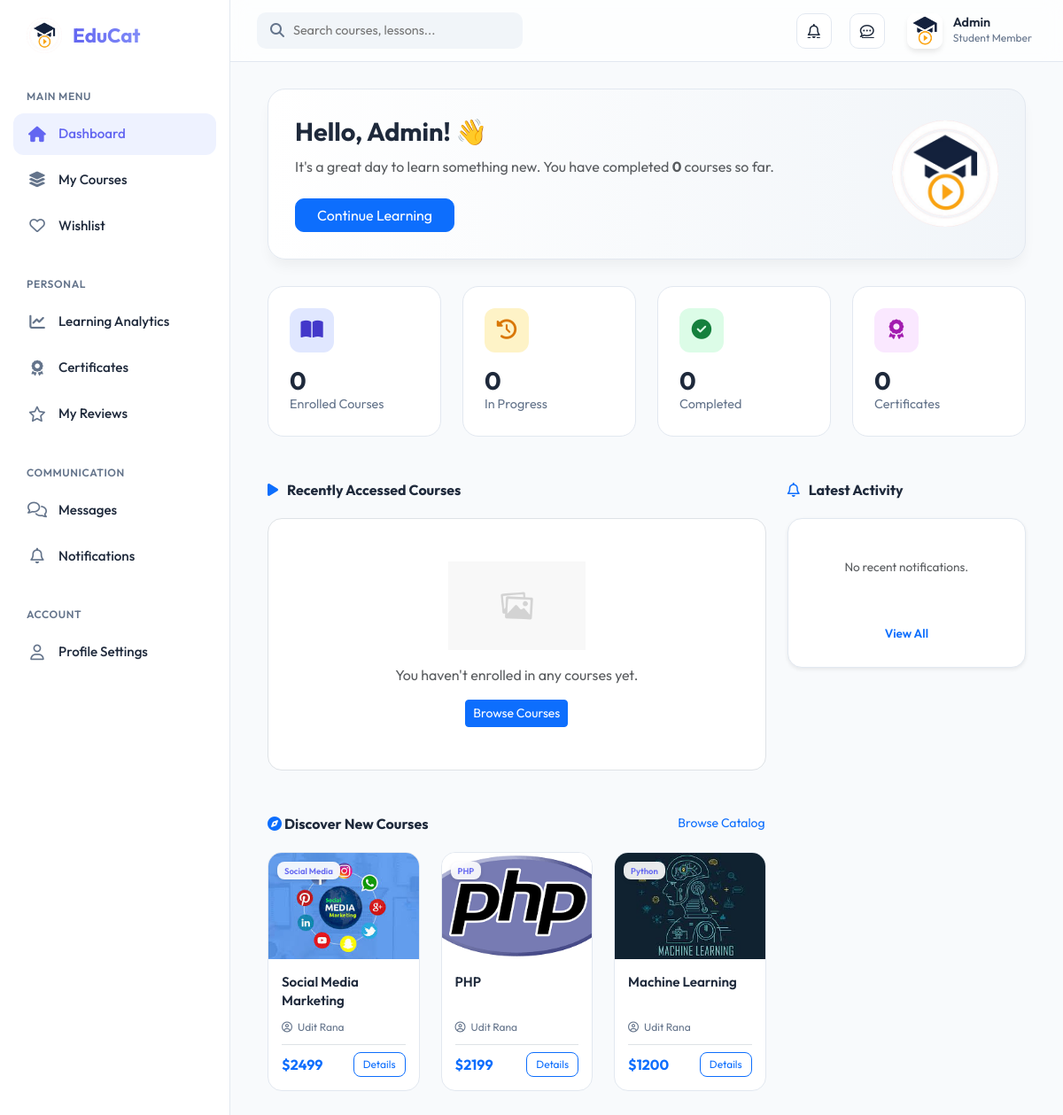
/student/index.php (signed in), run on the app's committed database.
### tables this page shows
CREATE TABLE `user_master` (
  `user_id` int(200) NOT NULL,
  `user_name` varchar(200) NOT NULL,
  `user_email` varchar(200) NOT NULL,
  `user_contact_number` bigint(200) NOT NULL,
  `user_password` varchar(200) NOT NULL,
  `user_profile_photo` varchar(200) NOT NULL DEFAULT 'assets/img/EduCat (4).png',
  `role` int(10) NOT NULL,
  `user_status` tinyint(1) DEFAULT 1,
  `isVerified` int(10) NOT NULL,
  `isActive` int(10) NOT NULL,
  `registration_date` varchar(200) NOT NULL
);

CREATE TABLE `course_master` (
  `course_id` int(200) NOT NULL,
  `course_name` varchar(200) NOT NULL,
  `course_image` varchar(200) NOT NULL DEFAULT 'assets/img/notfound.png',
  `course_instructor` int(200) NOT NULL,
  `course_description` varchar(255) NOT NULL,
  `course_language` int(200) NOT NULL,
  `course_price` int(200) NOT NULL,
  `course_discount` int(255) NOT NULL DEFAULT 0,
  `course_category` varchar(200) NOT NULL,
  `course_chapters` int(200) NOT NULL DEFAULT 0,
  `course_demo_lecture` varchar(255) NOT NULL,
  `course_videos` int(200) NOT NULL,
  `course_approved_by_admin` int(200) NOT NULL,
  `course_status` tinyint(1) DEFAULT 1,
  `course_purchases` int(200) NOT NULL,
  `course_lanuched_on` varchar(200) NOT NULL,
  `course_last_updated_on` varchar(200) NOT NULL,
  `course_completion_number` int(200) NOT NULL,
  `course_rating` int(11) NOT NULL
);

CREATE TABLE `course_category_master` (
  `course_category_id` int(200) NOT NULL,
  `course_category_name` varchar(200) NOT NULL,
  `category_description` text DEFAULT NULL,
  `category_status` tinyint(1) DEFAULT 1,
  `course_category_owner` int(255) NOT NULL
);

### student/index.php (the view, shortened to what this page needs)
<?php
include 'header.php';
include 'sidebar.php';
$enrolled_query = "SELECT COUNT(*) as total FROM purchased_course_master WHERE user_id = $user_id";
$enrolled_res = mysqli_query($conn, $enrolled_query);
$total_enrolled = mysqli_fetch_assoc($enrolled_res)['total'];
$progress_query = "SELECT COUNT(*) as total FROM purchased_course_master WHERE user_id = $user_id AND course_progress > 0 AND course_progress < 100";
$progress_res = mysqli_query($conn, $progress_query);
$total_in_progress = mysqli_fetch_assoc($progress_res)['total'];
$completed_query = "SELECT COUNT(*) as total FROM purchased_course_master WHERE user_id = $user_id AND course_completed = 1";
$completed_res = mysqli_query($conn, $completed_query);
$total_completed = mysqli_fetch_assoc($completed_res)['total'];
$cert_query = "SELECT COUNT(*) as total FROM certificate_master WHERE certificate_student = $user_id";
$cert_res = mysqli_query($conn, $cert_query);
$total_certs = mysqli_fetch_assoc($cert_res)['total'];
$recent_query = "SELECT pc.*, c.course_name, c.course_image, u.user_name as instructor_name
                 FROM purchased_course_master pc
                 JOIN course_master c ON pc.course_id = c.course_id
                 JOIN user_master u ON c.course_instructor = u.user_id
                 WHERE pc.user_id = $user_id
                 ORDER BY pc.purchase_date DESC LIMIT 3";
$recent_res = mysqli_query($conn, $recent_query);
$discover_query = "SELECT c.*, u.user_name as instructor_name, cat.course_category_name
                   FROM course_master c
                   JOIN user_master u ON c.course_instructor = u.user_id
                   LEFT JOIN course_category_master cat ON c.course_category = cat.course_category_id
                   WHERE c.course_approved_by_admin = 1 AND c.course_id NOT IN (SELECT course_id FROM purchased_course_master WHERE user_id = $user_id)
                   ORDER BY c.course_id DESC LIMIT 3";
$discover_res = mysqli_query($conn, $discover_query);
?>
<main class="main-content">
    <div class="container-fluid">
        <div class="welcome-card">
            <div class="welcome-text">
                <h1>Hello, <?php echo explode(' ', $userdata['user_name'])[0]; ?>! 👋</h1>
                <p class="text-muted">It's a great day to learn something new. You have completed <b><?php echo $total_completed; ?></b> courses so far.</p>
                <a href="my-courses.php" class="btn btn-primary mt-2 px-4" style="border-radius: 10px;">Continue Learning</a>
            </div>
            <div class="welcome-img d-none d-md-block">
                <img src="../assets/img/EduCat (4)_rm.png" alt="Welcome" style="height: 120px;">
            </div>
        </div>
        <div class="row g-4 mb-5">
            <div class="col-md-3 col-sm-6">
                <div class="stat-card">
                    <div class="stat-icon" style="background: #e0e7ff; color: #4338ca;">
                        <i class="fa-solid fa-book-open"></i>
                    </div>
                    <div class="stat-info">
                        <h3><?php echo $total_enrolled; ?></h3>
                        <p>Enrolled Courses</p>
                    </div>
                </div>
            </div>
            <div class="col-md-3 col-sm-6">
                <div class="stat-card">
                    <div class="stat-icon" style="background: #fef3c7; color: #d97706;">
                        <i class="fa-solid fa-clock-rotate-left"></i>
                    </div>
                    <div class="stat-info">
                        <h3><?php echo $total_in_progress; ?></h3>
                        <p>In Progress</p>
                    </div>
                </div>
            </div>
            <div class="col-md-3 col-sm-6">
                <div class="stat-card">
                    <div class="stat-icon" style="background: #dcfce7; color: #15803d;">
                        <i class="fa-solid fa-circle-check"></i>
                    </div>
                    <div class="stat-info">
                        <h3><?php echo $total_completed; ?></h3>
                        <p>Completed</p>
                    </div>
                </div>
            </div>
            <div class="col-md-3 col-sm-6">
                <div class="stat-card">
                    <div class="stat-icon" style="background: #fae8ff; color: #a21caf;">
                        <i class="fa-solid fa-award"></i>
                    </div>
                    <div class="stat-info">
                        <h3><?php echo $total_certs; ?></h3>
                        <p>Certificates</p>
                    </div>
                </div>
            </div>
        </div>
        <div class="row g-4">
            <div class="col-lg-8">
                <div class="section-title">
                    <i class="fa-solid fa-play text-primary"></i>
                    <span>Recently Accessed Courses</span>
                </div>
                <?php if (mysqli_num_rows($recent_res) > 0): ?>
                    <?php while ($course = mysqli_fetch_assoc($recent_res)): ?>
                        <div class="course-mini-card">
                            <div class="course-img-wrapper">
                                <img src="../<?php echo $course['course_image']; ?>" alt="Course">
                            </div>
                            <div class="course-info-mini">
                                <div class="d-flex justify-content-between">
                                    <h6><?php echo $course['course_name']; ?></h6>
                                    <span class="badge bg-light text-dark" style="font-size: 0.7rem;"><?php echo $course['course_progress']; ?>% Done</span>
                                </div>
                                <p>by <?php echo $course['instructor_name']; ?></p>
                                <div class="progress progress-custom">
                                    <div class="progress-bar progress-bar-custom" style="width: <?php echo $course['course_progress']; ?>%"></div>
                                </div>
                            </div>
                            <div class="course-action d-flex align-items-center">
                                <a href="learn.php?id=<?php echo $course['course_id']; ?>" class="btn btn-sm btn-outline-primary" style="border-radius: 8px;">Resume</a>
                            </div>
                        </div>
                    <?php endwhile; ?>
                <?php else: ?>
                    <div class="text-center p-5 bg-white rounded-4 border">
                        <img src="../assets/img/notfound.png" alt="No Courses" style="height: 100px; opacity: 0.5;">
                        <p class="mt-3 text-muted">You haven't enrolled in any courses yet.</p>
                        <a href="../courses.php" class="btn btn-primary btn-sm">Browse Courses</a>
                    </div>
                <?php endif; ?>
                <div class="section-title mt-5 d-flex justify-content-between align-items-center">
                    <div>
                        <i class="fa-solid fa-compass text-primary"></i>
                        <span>Discover New Courses</span>
                    </div>
                    <a href="../courses.php" class="btn btn-link btn-sm text-decoration-none p-0">Browse Catalog</a>
                </div>
                <div class="row">
                <?php if (mysqli_num_rows($discover_res) > 0): ?>
                    <?php while ($course = mysqli_fetch_assoc($discover_res)): ?>
                        <div class="col-md-4 mb-3">
                            <div class="course-card" style="margin-bottom:0; height:100%;">
                                <div class="course-img-wrapper" style="height:120px; width:100%; border-radius:0; position:relative;">
                                    <span class="course-badge" style="font-size:0.6rem; padding:3px 8px;"><?php echo $course['course_category_name'] ?: 'General'; ?></span>
                                    <img src="../<?php echo $course['course_image']; ?>" alt="Course Thumbnail">
                                </div>
                                <div class="course-info-mini" style="padding:15px; display:flex; flex-direction:column; flex:1;">
                                    <h6 class="course-title-discover" style="font-size:0.95rem; height:2.8rem; margin-bottom:8px;"><?php echo $course['course_name']; ?></h6>
                                    <div class="instructor-info" style="margin-bottom:10px; font-size:0.75rem; color:var(--text-muted); display:flex; align-items:center; gap:6px;">
                                        <i class="fa-regular fa-user-circle"></i>
                                        <span><?php echo $course['instructor_name']; ?></span>
                                    </div>
                                    <div class="d-flex justify-content-between align-items-center mt-auto pt-2 border-top">
                                        <span class="fw-bold text-primary"><?php echo $course['course_price'] > 0 ? '$'.$course['course_price'] : 'Free'; ?></span>
                                        <a href="../course-overview.php?id=<?php echo $course['course_id']; ?>" class="btn btn-sm btn-outline-primary" style="font-size:0.75rem; padding:4px 10px; border-radius:8px;">Details</a>
                                    </div>
                                </div>
                            </div>
                        </div>
                    <?php endwhile; ?>
                <?php else: ?>
                    <div class="col-12 text-center p-4 bg-white rounded-4 border">
                        <p class="mb-0 text-muted">No new courses available to discover at this moment.</p>
                    </div>
                <?php endif; ?>
                </div>
            </div>
            <div class="col-lg-4">
                <div class="section-title">
                    <i class="fa-regular fa-bell text-primary"></i>
                    <span>Latest Activity</span>
                </div>
                <div class="announcement-card shadow-sm">
                    <?php
                    $notif_res = mysqli_query($conn, "SELECT * FROM notifications WHERE user_id = $user_id ORDER BY created_at DESC LIMIT 5");
                    if (mysqli_num_rows($notif_res) > 0):
                        while ($notif = mysqli_fetch_assoc($notif_res)):
                            $bg = '#e0e7ff'; $color = '#4338ca'; $icon = 'fa-bell';
                            if ($notif['type'] == 'quiz') { $bg = '#fef3c7'; $color = '#d97706'; $icon = 'fa-list-check'; }
                            if ($notif['type'] == 'msg') { $bg = '#fae8ff'; $color = '#a21caf'; $icon = 'fa-comment'; }
                    ?>
                    <div class="notif-item">
                        <div class="notif-icon" style="background: <?php echo $bg; ?>; color: <?php echo $color; ?>;">
                            <i class="fa-solid <?php echo $icon; ?>"></i>
                        </div>
                        <div class="notif-info">
                            <h6 class="mb-1" style="font-size: 0.85rem; font-weight: 600;"><?php echo $notif['title']; ?></h6>
                            <p class="mb-0 text-muted" style="font-size: 0.75rem;"><?php echo $notif['message']; ?></p>
                        </div>
                    </div>
                    <?php endwhile; else: ?>
                        <p class="text-muted text-center py-4" style="font-size: 0.85rem;">No recent notifications.</p>
                    <?php endif; ?>
                    <a href="notifications.php" class="btn btn-link w-100 text-decoration-none mt-2" style="font-size: 0.85rem; font-weight: 600;">View All</a>
                </div>
            </div>
        </div>
    </div>
</main>
<?php include 'footer.php'; ?>

### student/header.php (shortened to what this page needs)
<?php
require_once '../includes/scripts/connection.php';
$user_id = $_SESSION['educat_logedin_user_id'];
$query = "SELECT * FROM user_master WHERE user_id = $user_id";
$result = mysqli_query($conn, $query);
$userdata = mysqli_fetch_assoc($result);
?>
<!DOCTYPE html>
<html lang="en">
<head>
    <link rel="stylesheet" href="https://cdnjs.cloudflare.com/ajax/libs/font-awesome/6.4.0/css/all.min.css">
    <link href="https://cdn.jsdelivr.net/npm/bootstrap@5.3.0/dist/css/bootstrap.min.css" rel="stylesheet">
</head>
<body>
    <header class="student-header">
        <div class="header-left">
            <div class="search-bar">
                <i class="fa fa-search"></i>
                <input type="text" placeholder="Search courses, lessons...">
            </div>
        </div>
        <div class="header-right">
            <a href="notifications.php" class="icon-btn">
                <i class="fa-regular fa-bell"></i>
            </a>
            <a href="messages.php" class="icon-btn">
                <i class="fa-regular fa-comment-dots"></i>
            </a>
            <div class="dropdown">
                <div class="user-profile" data-bs-toggle="dropdown">
                    <img src="../<?php echo $userdata['user_profile_photo']; ?>" alt="Profile">
                    <div class="user-info d-none d-sm-block">
                        <h6><?php echo $userdata['user_name']; ?></h6>
                        <p>Student Member</p>
                    </div>
                </div>
            </div>
        </div>
    </header>

### data on the page
user_master: user_profile_photo (picture), user_name "Admin"
course_master: course_category_master.course_category_name "Social Media", course_image (picture), course_name "Social Media Marketing", user_master.user_name "Udit Rana", course_price "2499"
course_master: course_category_master.course_category_name "PHP", course_image (picture), course_name "PHP", user_master.user_name "Udit Rana", course_price "2199"
course_master: course_category_master.course_category_name "Python", course_image (picture), course_name "Machine Learning", user_master.user_name "Udit Rana", course_price "1200"

### other printed values
$total_completed "0"
$total_enrolled "0"
$total_in_progress "0"
$total_certs "0"
